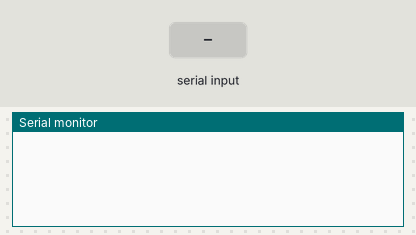
Recording of a sketch running on a simulated Arduino Uno, built with avr-gcc and run on an emulated ATmega328P. Parts: the last lines printed to the serial monitor. Inputs (shaded band) come from the test bench.

Above: at 1.2 s.
1.3 s: "a" received over Serial
At 3.5 s:
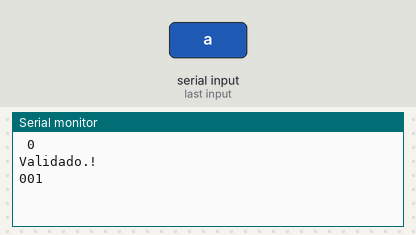
3.8 s: "e" received over Serial
At 5.6 s:
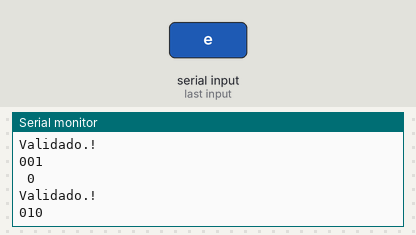

The sketch:

FarinangoRafael_SIMULACION3.2_SE.ino
```cpp
/*
 * CAPITULO III:MODULOS DE COMUNICACION
 * CODIGO 10:USO DE VECTORES Y DATOS TIPO STRING
 * OBJETIVO:CODIFICADOR DE VOCALES DE 3 BITS
 * NOMBRE:RAFAEL FARINANGO
 * FUNCIONES DE PROGRAMACION:
 * Serial.begin(velocidad)->9600,19200,38400,57600
 * String stringOne = "Hello String";                     //constante como string
 * String stringOne = String('a');                        //convertir un dato de tipo char en string
 * String stringtwo = String("This is a string");         //convertir dos constantes en string
 * String stringOne = String(StringTwo + "With more");    //concatenar string
 * String stringone = (13);                               //convertir una constante int en string
 * String.length();                                       //tamaño del dato tipo string
 * dato.toCharArray(vector,tam)                           //convierte a cadena de tipo string
 */

//Codificacion: a=001;  e=010;  i=011;  o;100 u=101;
String dato;
String salida;
int tam;
int i=0;
int j=0;


void setup() {
  Serial.begin(9600);
}


void loop() {
  if(Serial.available()>0){
    dato=Serial.readString(); //revisa si existen datos a ser leidos
    dato.toLowerCase(); //convierte los datos ingresados en minusculas
    tam=dato.length()+1; //conocer el tamaño del dato
    //se crea un vector que separara a lasvocales ingresadas por comunicacion serial
    char vector [tam];
    dato.toCharArray(vector,tam);//almacena cada caracter en una posicion del vector
    //valida que todos los caracteres sean vocales
    for(i=0;i<tam-1;i++){
      if(vector[i]=='a' || vector[i]=='e' || vector[i]=='i' || vector[i]=='o' || vector[i]=='u')
        Serial.print(' ');
      else
        j++;//cuneta los errores de ingreso
      }
    Serial.println(j); //muestra cuantas letras no fueron vocales
    if(j>0)
      Serial.println("Error.!");
    else{
      Serial.println("Validado.!");
      for(i=0;i<tam-1;i++){
        switch (vector[i]){
          case 'a':
          salida=salida+"001"; //concatena mensaje
          break;
          case 'e':
          salida=salida+"010";
          break;
          case 'i':
          salida=salida+"011";
          break;
          case 'o':
          salida=salida+"100";
          break;
          case 'u':
          salida=salida+"101";
          break;
          }
        }
      }
    j=0; //reinicia el contador
    Serial.println(salida); //envia mensaje de vocales codificadas
    salida=""; //borra los datos almacenados

    }
}
```

Measured:
- after the input at 1.3 s, the serial monitor: prints a new line after 1.0 s (image 1)
- after the input at 3.8 s, the serial monitor: prints a new line after 1.0 s (image 2)
